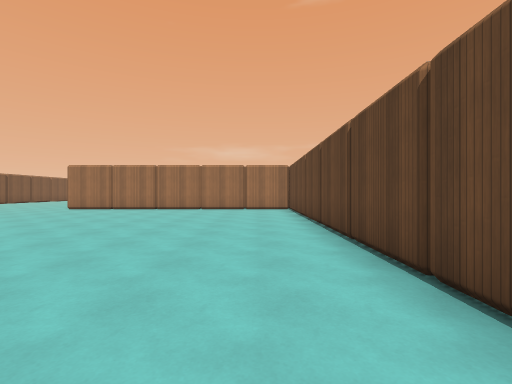
view 1 (above)

13 first-person views from a walk through a 3-D level made in the Godot game engine. The camera is 1.4 m above the floor, looks level and sees 85° across. The floor is counted in squares, 1.8 m on a side. Each view is taken from the middle of a square. On the plan, view 1 faces up. The plan holds only what a view shows up to about 10 squares ahead; the rest is blank. The place goes on beyond the plan. Surface patterns are stand-ins for the level's own textures.

view 2
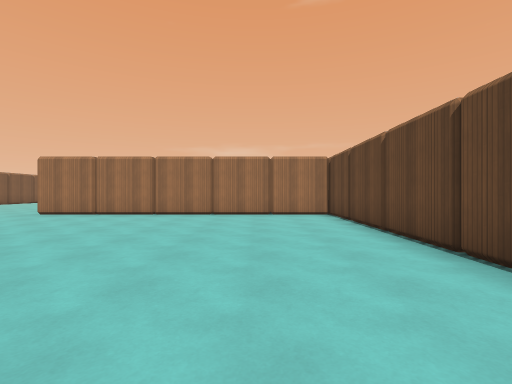

view 3
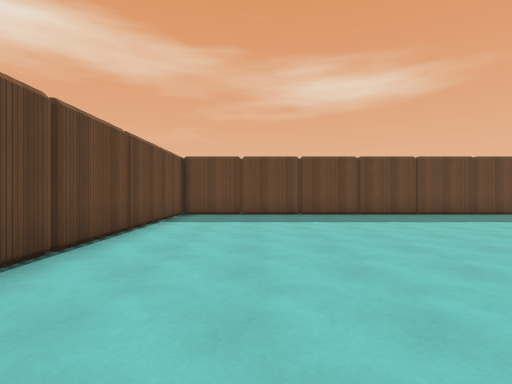

view 4
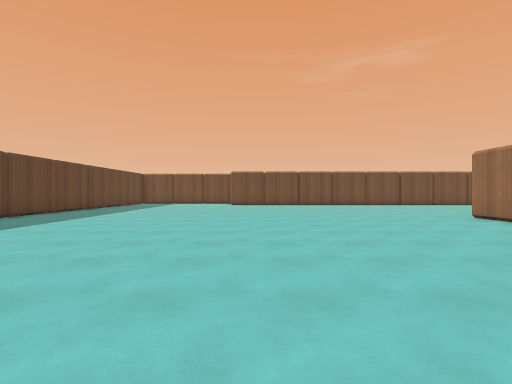

view 5
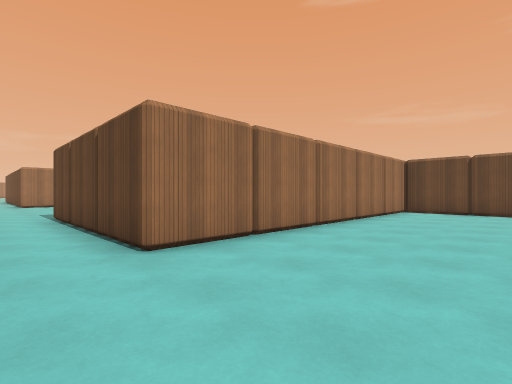

view 6
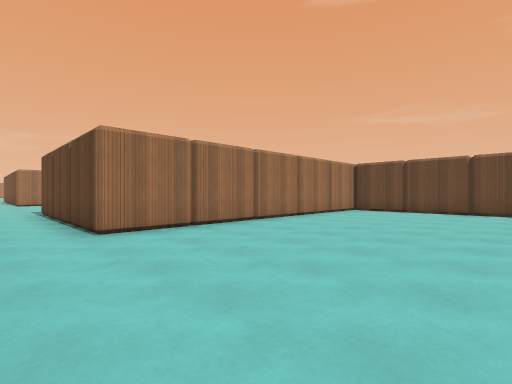

view 7
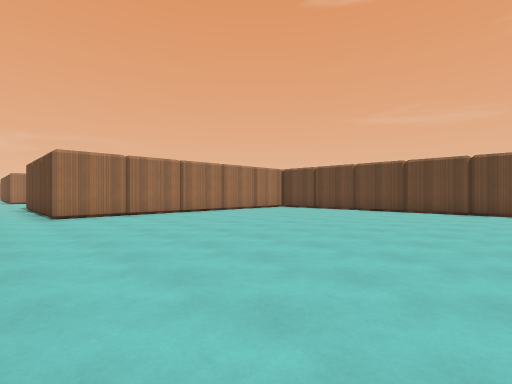

view 8
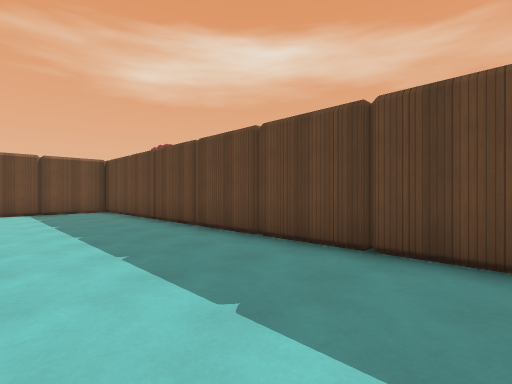

view 9
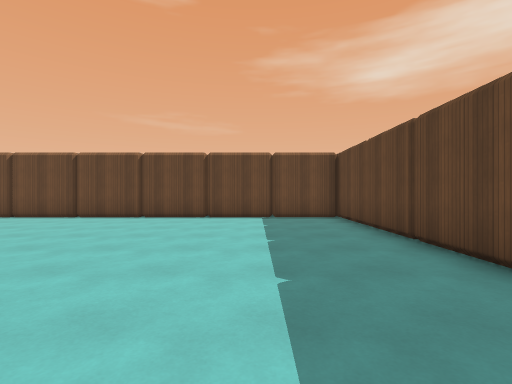

view 10
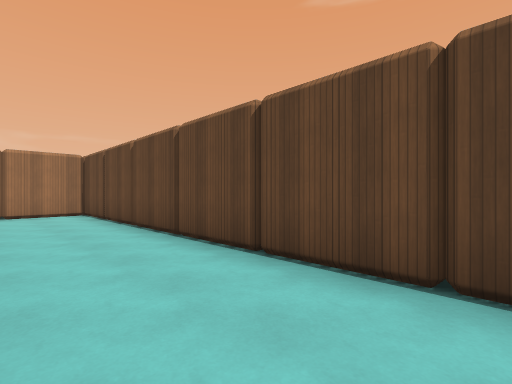

view 11
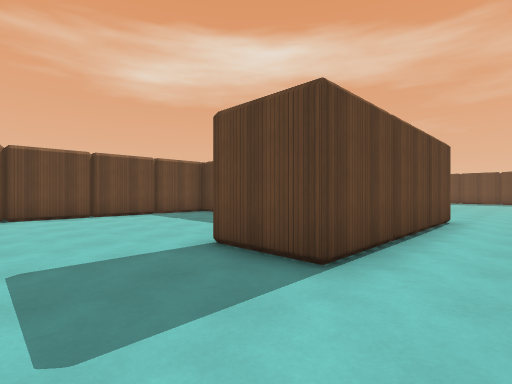

view 12
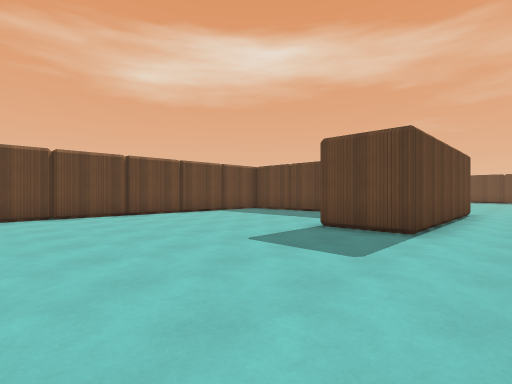

view 13
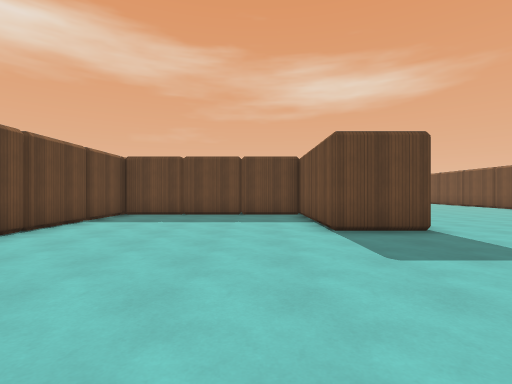

### Floor plan
Points are (right, up) in squares from view 1. A wall is a line through its corners. A room is listed if a view was taken in it or the views show most of it. See-through windows are left out.
Room 1 (views 1, 2, 3, 4, 5, 6, 7, 8, 9, 10)
walls: (-10, -1.5) (1.5, -1.5) (1.5, 12.5) (-8.5, 12.5) (-8.5, 18.5)
ways out: opening at (-9.5, 18.5) to room 2
Room 2 (views 11, 12, 13)
walls: (-8.5, 18.5) (-6.5, 18.5) (-6.5, 14.5) (-0.5, 14.5) (-0.5, 23.6)
ways out: opening at (-9.5, 18.5) to room 1

Positions as (right, up) in squares from view 1, and headings:
1: (0, 0), facing up
2: (-1, 3), facing up
3: (-1, 8), facing down
4: (0, 6), facing left
5: (-10, 9), facing up-right
6: (-10, 7), facing up-right
7: (-10, 3), facing up-right
8: (-10, 2), facing down-right
9: (-7, 1), facing right
10: (-1, 2), facing up-right
11: (-10, 21), facing down-right
12: (-10, 24), facing down-right
13: (-5, 24), facing down
